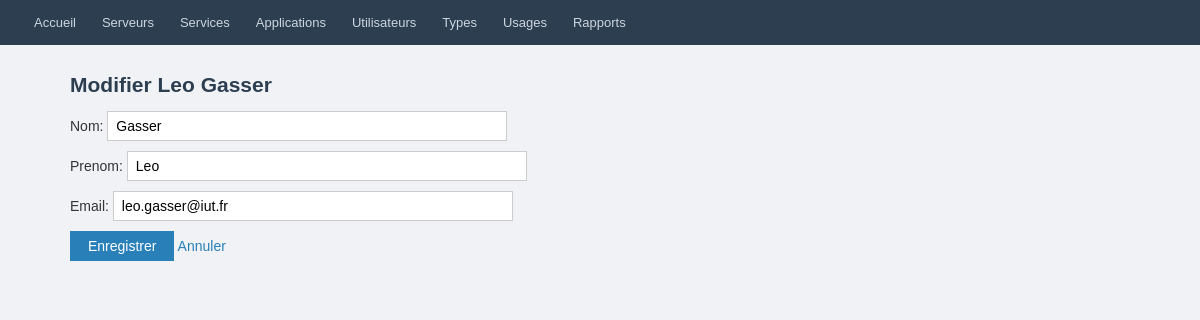
Page /users/2/edit/ on the committed database.
### inventory/models.py (models this page shows)
class Utilisateur(models.Model):
    nom    = models.CharField(max_length=100)
    prenom = models.CharField(max_length=100)
    email  = models.EmailField(unique=True)
    class Meta:
        ordering = ['nom', 'prenom']
        db_table = 'utilisateur'
    def __str__(self):
        return f"{self.prenom} {self.nom}"

### inventory/views.py (the view)
# urls.py: path('users/<int:pk>/edit/',         views.user_update, name='user-update'),
def user_update(request, pk):
    obj = get_object_or_404(Utilisateur, pk=pk)
    form = UtilisateurForm(request.POST or None, instance=obj)
    if form.is_valid():
        form.save()
        messages.success(request, "Utilisateur modifié.")
        return redirect('inventory:user-list')
    return render(request, 'inventory/user/form.html', {'form': form, 'title': f'Modifier {obj}'})

### inventory/forms.py
class UtilisateurForm(forms.ModelForm):
    class Meta:
        model  = Utilisateur
        fields = ['nom', 'prenom', 'email']

### inventory/templates/inventory/user/form.html (shortened to what this page needs)
{% extends "inventory/base.html" %}
{% block content %}
<h2>{{ title }}</h2>
<form method="post">{% csrf_token %}
  {{ form.as_p }}
  <input type="submit" value="Enregistrer">
  <a href="{% url 'inventory:user-list' %}">Annuler</a>
</form>
{% endblock %}

### inventory/templates/inventory/base.html (style rules this page uses)
* { box-sizing: border-box; margin: 0; padding: 0; }
body { font-family: Arial, sans-serif; font-size: 14px; background: #f0f2f5; color: #333; }
h1, h2, h3 { margin-bottom: 14px; color: #2c3e50; }
a { color: #2980b9; text-decoration: none; }
form p { margin-bottom: 10px; }
input, select, textarea { padding: 6px 8px; border: 1px solid #ccc; border-radius: 0; font-size: 14px; width: 100%; max-width: 400px; }
input[type="submit"], button { background: #2980b9; color: #fff; border: none; padding: 7px 18px; border-radius: 0; cursor: pointer; font-size: 14px; width: auto; }

### rows in the picture
Utilisateur: nom "Gasser", prenom "Leo", email "leo.gasser@iut.fr"

### other values in the picture
{{ title }} "Modifier Leo Gasser"
